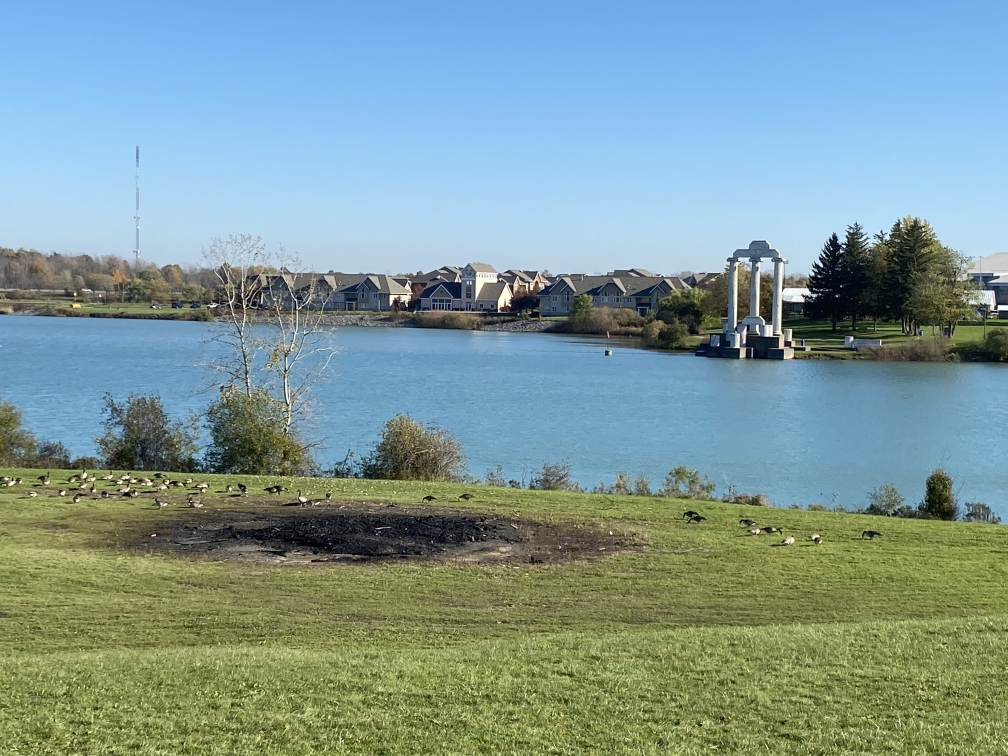
#> input picture Friday 08:30 - 10:30/E22CSEU1069_Adv_Cv_Labs/LAB 9/left.jpg, 1008 x 756 px, found by its file name
$ jupyter execute --allow-errors CSET340_LAB9.ipynb   (shell and % lines are left out)
#> lines starting #> are read from the running program, lines starting #| are printed output that depends on the picture
[cell 1]
# Install required packages

[cell 2]
import cv2
import numpy as np
import matplotlib.pyplot as plt
import urllib.request

# Load image from URL
url = 'https://raw.githubusercontent.com/opencv/opencv/master/samples/data/lena.jpg'
#> (the rest of this cell did not finish here and is left out)

[cell 3]
import cv2
import numpy as np
from google.colab.patches import cv2_imshow

# Load images
img1 = cv2.imread('/content/img1.png')
img2 = cv2.imread('/content/img2.png')

# Ensure images loaded properly
#> (the rest of this cell did not finish here and is left out)

[cell 4]
import cv2
import urllib.request
from google.colab.patches import cv2_imshow

# ✅ URLs for panorama stitching
image_urls = [
    "https://raw.githubusercontent.com/opencv/opencv_extra/master/testdata/stitching/boat1.jpg",
    "https://raw.githubusercontent.com/opencv/opencv_extra/master/testdata/stitching/boat2.jpg",
    "https://raw.githubusercontent.com/opencv/opencv_extra/master/testdata/stitching/boat3.jpg"
]

# Step 1: Download images
image_paths = []
#> (the rest of this cell did not finish here and is left out)

[cell 5]
import cv2
import numpy as np
import matplotlib.pyplot as plt

# Load stereo image pair (replace with your own images)
img1 = cv2.imread("left.jpg", cv2.IMREAD_GRAYSCALE)
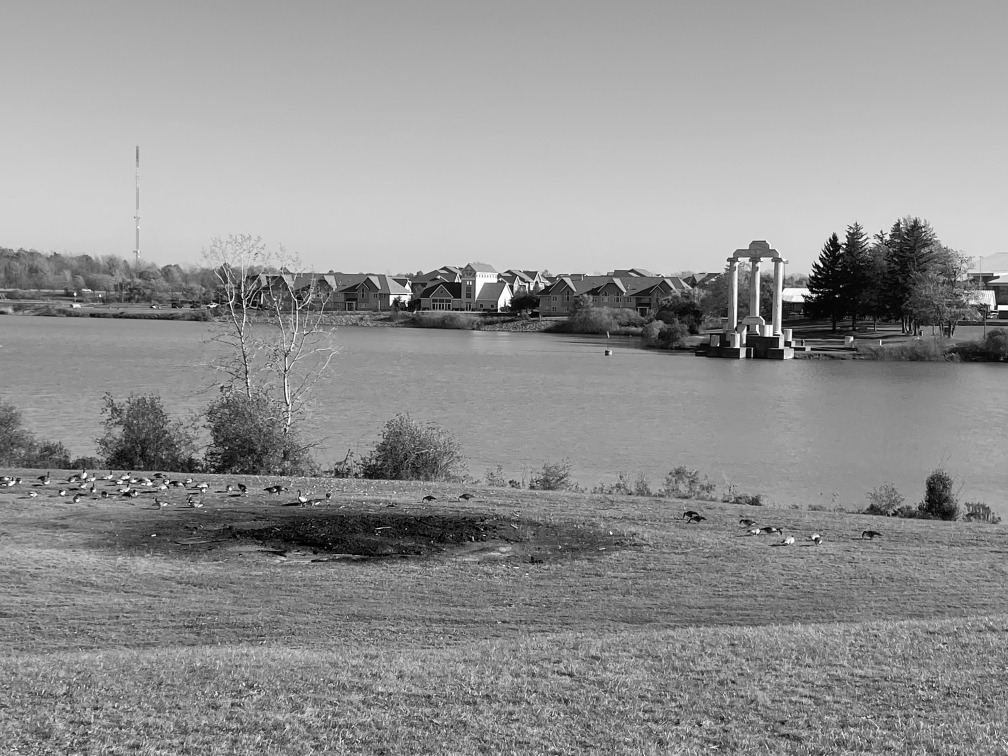
#> img1: shape (756, 1008); min 0, max 255, mean 145.7
img2 = cv2.imread("right.jpg", cv2.IMREAD_GRAYSCALE)
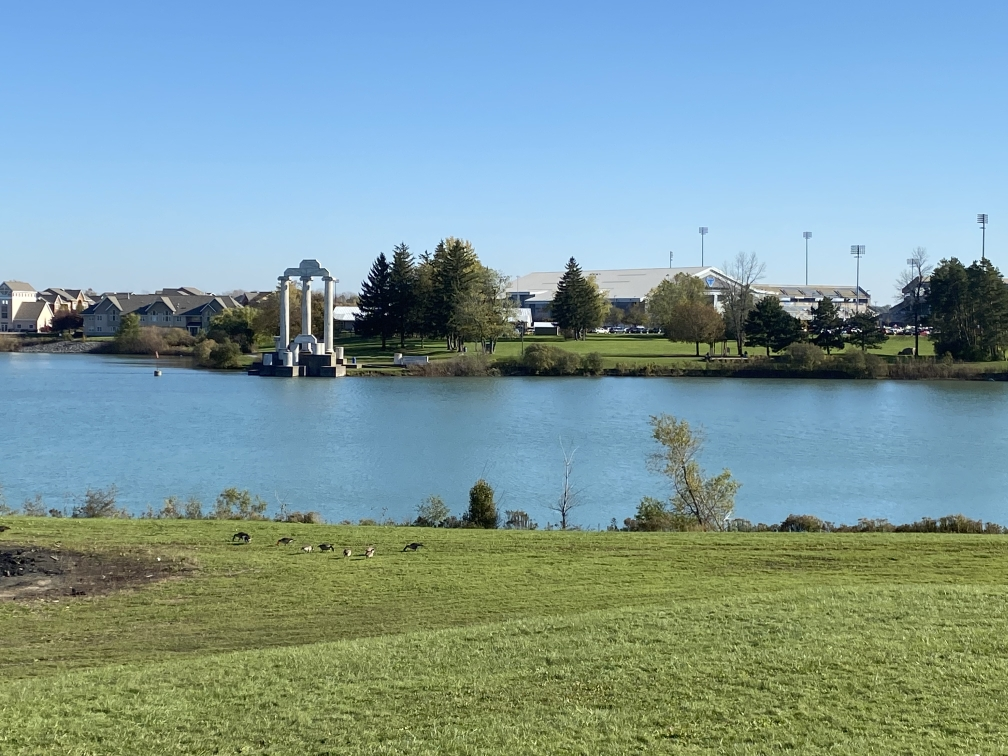
#> input picture Friday 08:30 - 10:30/E22CSEU1069_Adv_Cv_Labs/LAB 9/right.jpg, 1008 x 756 px, found by its file name
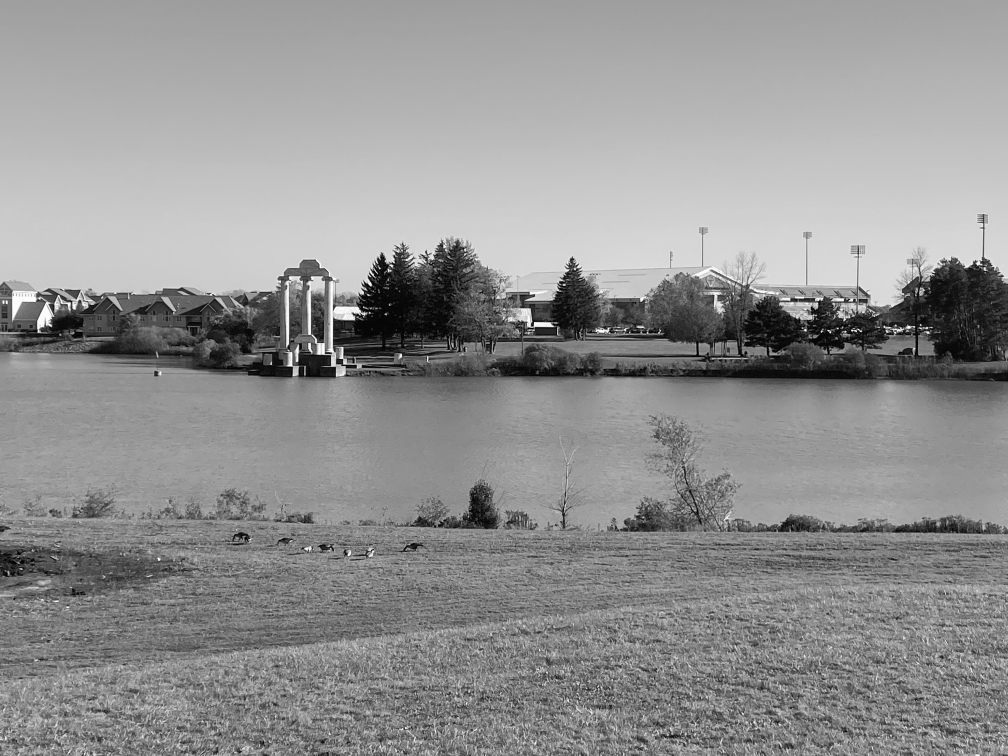
#> img2: shape (756, 1008); min 1, max 255, mean 145.7

# Step 1: Detect keypoints and descriptors using SIFT
sift = cv2.SIFT_create()
kp1, des1 = sift.detectAndCompute(img1, None)
#> kp1 = 4680 keypoints; strongest (x, y, size): (844, 246, 1.9), (821, 265, 2.4), (75, 294, 1.8), (1001, 307, 4)
kp2, des2 = sift.detectAndCompute(img2, None)
#> kp2 = 4351 keypoints; strongest (x, y, size): (370, 284, 2.3), (908, 327, 2.4), (532, 324, 2.1), (549, 325, 3.9)

# Step 2: Match descriptors using BFMatcher with default params
bf = cv2.BFMatcher()
matches = bf.knnMatch(des1, des2, k=2)
#> matches = 4680 matches

# Step 3: Apply ratio test
good = []
pts1 = []
pts2 = []

for m, n in matches:
    if m.distance < 0.75 * n.distance:
        good.append(m)
        pts1.append(kp1[m.queryIdx].pt)
        pts2.append(kp2[m.trainIdx].pt)
#> after the loop, good = 951 matches; pts1 = 951 pairs, first value 11.48 to 1003.5, second value 217.6 to 747.9; pts2 = 951 pairs, first value 4.41 to 981.1, second value 238.6 to 751.6

pts1 = np.int32(pts1)
#> pts1 = 951 pairs, first value 11 to 1003, second value 217 to 747
pts2 = np.int32(pts2)
#> pts2 = 951 pairs, first value 4 to 981, second value 238 to 751

# Step 4: Compute the Fundamental Matrix
F, mask = cv2.findFundamentalMat(pts1, pts2, cv2.FM_RANSAC)
#> F = [[-2.39e-06, -9.65e-05, 0.0179], [4.84e-05, -2.29e-06, -0.255], [-0.00278, 0.249, 1]]; mask = 951 values, max 1 at index 8, min 0 at index 0, mean 0.974

# Select inlier points
pts1 = pts1[mask.ravel() == 1]
#> pts1 = 926 pairs, first value 468 to 1003, second value 217 to 747
pts2 = pts2[mask.ravel() == 1]
#> pts2 = 926 pairs, first value 4 to 537, second value 238 to 751

# Step 5: Compute the Essential Matrix
# Assumes focal length = 1.0 and principal point at center (you should calibrate in real use)
focal = 1.0
pp = (img1.shape[1] / 2, img1.shape[0] / 2)
#> pp = (504, 378)
E, _ = cv2.findEssentialMat(pts1, pts2, focal=focal, pp=pp, method=cv2.RANSAC, prob=0.999, threshold=1.0)
#> E = [[6.03e-06, 6.15e-05, 0.0365], [8.18e-05, -3.85e-05, 0.706], [-0.0201, -0.707, -3.29e-05]]

# Step 6: Recover the relative camera pose
_, R, t, mask_pose = cv2.recoverPose(E, pts1, pts2, focal=focal, pp=pp)
#> R = [[1, 0.0232, -0.000204], [-0.0232, 1, 5.72e-05], [0.000206, -5.24e-05, 1]]; t = [-0.999, 0.0516, -8.97e-05]; mask_pose = 926 values from 255 to 255

print("Recovered Rotation:\n", R)
#| Recovered Rotation:
#|  [[ 9.99730209e-01  2.32264393e-02 -2.04334710e-04]
#|  [-2.32264280e-02  9.99730228e-01  5.71733677e-05]
#|  [ 2.05607520e-04 -5.24119774e-05  9.99999977e-01]]
print("Recovered Translation:\n", t)
#| Recovered Translation:
#|  [[-9.98666405e-01]
#|  [ 5.16275372e-02]
#|  [-8.97039507e-05]]

# Step 7: Triangulation
# Projection matrix for the first camera: [I | 0]
proj1 = np.hstack((np.eye(3), np.zeros((3, 1))))
# Projection matrix for the second camera: [R | t]
proj2 = np.hstack((R, t))
#> proj2 = [[1, 0.0232, -0.000204, -0.999], [-0.0232, 1, 5.72e-05, 0.0516], [0.000206, -5.24e-05, 1, -8.97e-05]]

# Convert points to homogeneous
pts1 = np.array(pts1, dtype=np.float32)  # Ensure float32 for undistortPoints
pts2 = np.array(pts2, dtype=np.float32)  # Ensure float32 for undistortPoints

# Ensure points are in a continuous format
pts1_hom = cv2.undistortPoints(np.expand_dims(pts1, axis=1), cameraMatrix=np.eye(3), distCoeffs=None)
#> pts1_hom = 926 rows, first 8: [468, 299], [471, 496], [472, 269], [473, 531], [473, 281], [474, 331], [475, 326], [476, 539]
pts2_hom = cv2.undistortPoints(np.expand_dims(pts2, axis=1), cameraMatrix=np.eye(3), distCoeffs=None)
#> pts2_hom = 926 rows, first 8: [4, 319], [7, 527], [7, 287], [9, 564], [10, 300], [13, 353], [12, 347], [12, 574]

# Triangulate points
points_4d_hom = cv2.triangulatePoints(proj1, proj2, pts1_hom, pts2_hom)
points_3d = points_4d_hom[:3] / points_4d_hom[3]

# Plot the 3D points
fig = plt.figure()
ax = fig.add_subplot(111, projection='3d')
ax.scatter(points_3d[0], points_3d[1], points_3d[2], s=2, c='red')
ax.set_title('3D Point Cloud from Triangulation')
plt.show()
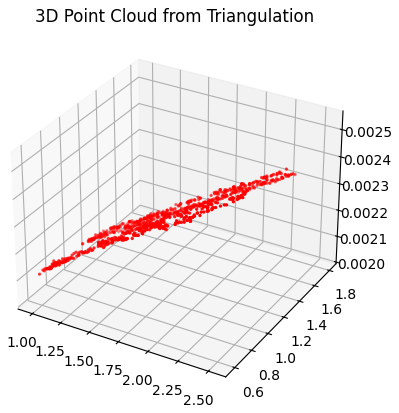
#> figure drawn by matplotlib, 1 panel

# Step 8: Visualize the matching keypoints between the two images
# Draw the first 50 good matches
img_matches = cv2.drawMatches(img1, kp1, img2, kp2, good[:50], None, flags=cv2.DrawMatchesFlags_NOT_DRAW_SINGLE_POINTS)
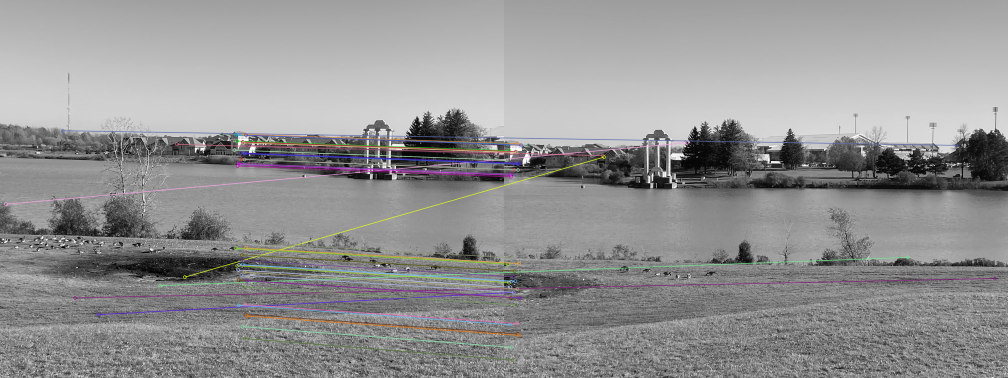
#> img_matches: shape (756, 2016, 3) (shown at 1/2 size); mean of channels 0, 1, 2 146.4, 146.1, 146.6; drawn as B, G, R

# Display the matching keypoints
plt.figure(figsize=(12, 6))
plt.imshow(img_matches)
plt.title("Keypoint Matches between Two Images")
plt.axis('off')
plt.show()
